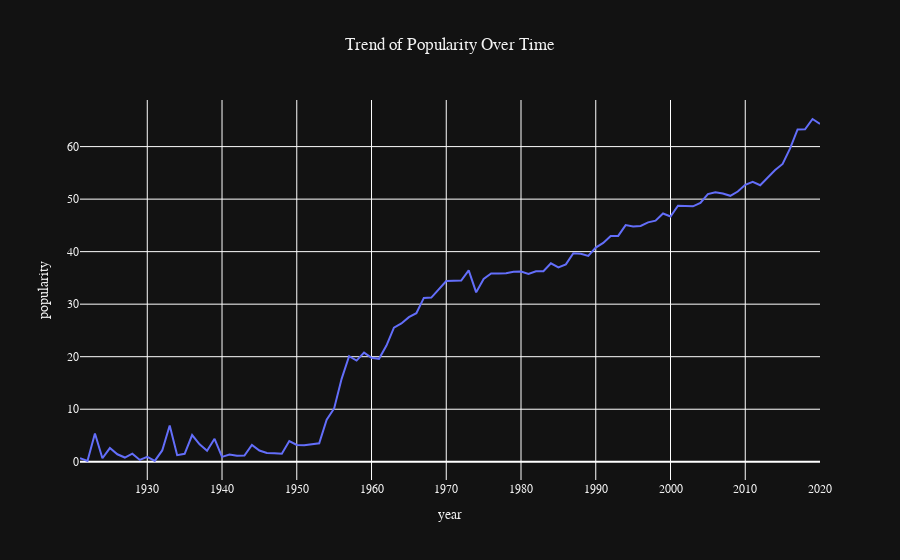

Source (notebook cell):
### Code cell
# Trend of musical features over years
fig = px.line(data_by_year, x = "year", y = "popularity", 
              title = "Trend of Popularity Over Time")
fig.update_layout(
    plot_bgcolor = "#121212",    
    paper_bgcolor = "#121212",   
    font = dict(family = "Gill Sans, Arial, sans-serif", 
                color = "#f2f2f2"), 
    title = dict(x = 0.5)
)

### Figure 1 — Plotly figure (JSON) as saved in the notebook; plotly's stock layout.template omitted (floating-point values rounded to 4 significant figures)
{"data": [{"hovertemplate": "year=%{x}<br>popularity=%{y}<extra></extra>", "legendgroup": "", "line": {"color": "#636efa", "dash": "solid"}, "marker": {"symbol": "circle"}, "mode": "lines", "name": "", "orientation": "v", "showlegend": false, "type": "scatter", "x": [1921, 1922, 1923, 1924, 1925, 1926, 1927, 1928, 1929, 1930, 1931, 1932, 1933, 1934, 1935, 1936, 1937, 1938, 1939, 1940, 1941, 1942, 1943, 1944, 1945, 1946, 1947, 1948, 1949, 1950, 1951, 1952, 1953, 1954, 1955, 1956, 1957, 1958, 1959, 1960, 1961, 1962, 1963, 1964, 1965, 1966, 1967, 1968, 1969, 1970, 1971, 1972, 1973, 1974, 1975, 1976, 1977, 1978, 1979, 1980, 1981, 1982, 1983, 1984, 1985, 1986, 1987, 1988, 1989, 1990, 1991, 1992, 1993, 1994, 1995, 1996, 1997, 1998, 1999, 2000, 2001, 2002, 2003, 2004, 2005, 2006, 2007, 2008, 2009, 2010, 2011, 2012, 2013, 2014, 2015, 2016, 2017, 2018, 2019, 2020], "xaxis": "x", "y": [0.6533, 0.1408, 5.389, 0.661, 2.604, 1.422, 0.8016, 1.526, 0.3403, 0.9267, 0.1708, 2.151, 6.899, 1.258, 1.501, 5.081, 3.329, 2.096, 4.36, 0.93, 1.357, 1.127, 1.182, 3.193, 2.127, 1.657, 1.616, 1.527, 3.939, 3.207, 3.15, 3.338, 3.505, 7.987, 10.14, 15.79, 20.08, 19.26, 20.77, 19.78, 19.6, 22.13, 25.54, 26.32, 27.52, 28.28, 31.19, 31.26, 32.84, 34.39, 34.45, 34.48, 36.43, 32.25, 34.81, 35.84, 35.85, 35.89, 36.17, 36.21, 35.75, 36.25, 36.27, 37.77, 37.01, 37.58, 39.69, 39.6, 39.18, 40.79, 41.66, 42.99, 43.0, 45.06, 44.8, 44.9, 45.58, 45.89, 47.26, 46.68, 48.75, 48.66, 48.63, 49.27, 50.95, 51.31, 51.08, 50.63, 51.44, 52.73, 53.31, 52.66, 54.05, 55.54, 56.7, 59.65, 63.26, 63.3, 65.26, 64.3], "yaxis": "y"}], "layout": {"autosize": true, "font": {"color": "#f2f2f2", "family": "Gill Sans, Arial, sans-serif"}, "legend": {"tracegroupgap": 0}, "paper_bgcolor": "#121212", "plot_bgcolor": "#121212", "title": {"text": "Trend of Popularity Over Time", "x": 0.5}, "xaxis": {"anchor": "y", "autorange": true, "domain": [0, 1], "range": [1921, 2020], "title": {"text": "year"}, "type": "linear"}, "yaxis": {"anchor": "x", "autorange": true, "domain": [0, 1], "range": [-3.477, 68.87], "title": {"text": "popularity"}, "type": "linear"}}}
